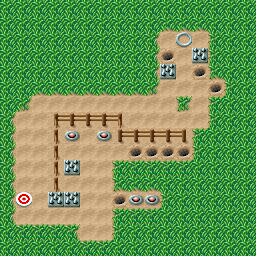

Tiled map render using the project's own tile images. Description and the map definition, with tile-layer contents summarised, below:
An orthogonal 16x16 tile map with 16x16 px tiles, 3 tile layers (Grass, Ground, Wall), 2 tilesets and 77 objects (8x Carrot, 5x Trap, 2_Rotate_1_Y, 2_Rotate_1_X, 2_Rotate_2_Y, ...).

<map version="1.10" tiledversion="1.10.2" orientation="orthogonal" renderorder="right-down" width="16" height="16" tilewidth="16" tileheight="16" infinite="0" nextlayerid="394" nextobjectid="1485">
 <properties>
  <property name="excalibur" type="bool" value="true" />
 </properties>
 <tileset firstgid="1" name="tileset" tilewidth="16" tileheight="16" tilecount="48" columns="8">
  <image source="1level.png" width="128" height="96" />
 </tileset>
 <tileset firstgid="49" name="tile_finish" tilewidth="16" tileheight="16" tilecount="4" columns="4">
  <image source="tile_finish.png" width="64" height="16" />
  <tile id="0">
   <animation>
    <frame tileid="0" duration="90" />
    <frame tileid="1" duration="90" />
    <frame tileid="2" duration="90" />
    <frame tileid="3" duration="90" />
   </animation>
  </tile>
 </tileset>
 <layer id="367" name="Grass" width="16" height="16">
  <data>[256 cells, 120 non-empty, 1 distinct tile ids]</data>
 </layer>
 <layer id="366" name="Ground" width="16" height="16">
  <data>[256 cells, 72 non-empty, 6 distinct tile ids]</data>
 </layer>
 <layer id="368" name="Wall" width="16" height="16">
  <data>[256 cells, 64 non-empty, 15 distinct tile ids]</data>
 </layer>
 <objectgroup id="369" name="Carrots">
  <object id="1407" name="Carrot" gid="20" x="176" y="160" width="16" height="16">
   <properties>
    <property name="CollisionType" value="Passive" />
   </properties>
  </object>
  <object id="1408" name="Carrot" gid="20" x="208" y="96" width="16" height="16">
   <properties>
    <property name="CollisionType" value="Passive" />
   </properties>
  </object>
  <object id="1409" name="Carrot" gid="20" x="192" y="80" width="16" height="16">
   <properties>
    <property name="CollisionType" value="Passive" />
   </properties>
  </object>
  <object id="1410" name="Carrot" gid="20" x="160" y="64" width="16" height="16">
   <properties>
    <property name="CollisionType" value="Passive" />
   </properties>
  </object>
  <object id="1411" name="Carrot" gid="20" x="160" y="160" width="16" height="16">
   <properties>
    <property name="CollisionType" value="Passive" />
   </properties>
  </object>
  <object id="1412" name="Carrot" gid="20" x="144" y="160" width="16" height="16">
   <properties>
    <property name="CollisionType" value="Passive" />
   </properties>
  </object>
  <object id="1413" name="Carrot" gid="20" x="128" y="160" width="16" height="16">
   <properties>
    <property name="CollisionType" value="Passive" />
   </properties>
  </object>
  <object id="1414" name="Carrot" gid="20" x="112" y="208" width="16" height="16">
   <properties>
    <property name="CollisionType" value="Passive" />
   </properties>
  </object>
 </objectgroup>
 <objectgroup id="370" name="2_Rotate">
  <properties>
   <property name="array" value="2_Rotate_1_Y=Y,2_Rotate_1_X=X" />
   <property name="coords" value="11x3" />
   <property name="excalibur" type="bool" value="true" />
   <property name="state" value="X" />
   <property name="x" value="11" />
   <property name="y" value="3" />
  </properties>
  <object id="1416" name="2_Rotate_1_Y" gid="30" x="176" y="64" width="16" height="16" />
  <object id="1415" name="2_Rotate_1_X" gid="29" x="176" y="64" width="16" height="16">
   <properties>
    <property name="CollisionType" value="Passive" />
   </properties>
  </object>
 </objectgroup>
 <objectgroup id="371" name="2_Rotate">
  <properties>
   <property name="array" value="2_Rotate_2_Y=Y,2_Rotate_2_X=X" />
   <property name="coords" value="11x4" />
   <property name="excalibur" type="bool" value="true" />
   <property name="state" value="X" />
   <property name="x" value="11" />
   <property name="y" value="4" />
  </properties>
  <object id="1417" name="2_Rotate_2_Y" gid="30" x="176" y="80" width="16" height="16" />
  <object id="1418" name="2_Rotate_2_X" gid="29" x="176" y="80" width="16" height="16">
   <properties>
    <property name="CollisionType" value="Passive" />
   </properties>
  </object>
 </objectgroup>
 <objectgroup id="372" name="2_Rotate">
  <properties>
   <property name="array" value="2_Rotate_3_Y=Y,2_Rotate_3_X=X" />
   <property name="coords" value="12x6" />
   <property name="excalibur" type="bool" value="true" />
   <property name="state" value="Y" />
   <property name="x" value="12" />
   <property name="y" value="6" />
  </properties>
  <object id="1421" name="2_Rotate_3_X" gid="29" x="192" y="112" width="16" height="16">
   <properties>
    <property name="CollisionType" value="Passive" />
   </properties>
  </object>
  <object id="1420" name="2_Rotate_3_Y" gid="30" x="192" y="112" width="16" height="16" />
 </objectgroup>
 <objectgroup id="373" name="2_Rotate">
  <properties>
   <property name="array" value="2_Rotate_4_Y=Y,2_Rotate_4_X=X" />
   <property name="coords" value="11x7" />
   <property name="excalibur" type="bool" value="true" />
   <property name="state" value="X" />
   <property name="x" value="11" />
   <property name="y" value="7" />
  </properties>
  <object id="1423" name="2_Rotate_4_Y" gid="30" x="176" y="128" width="16" height="16" />
  <object id="1422" name="2_Rotate_4_X" gid="29" x="176" y="128" width="16" height="16">
   <properties>
    <property name="CollisionType" value="Passive" />
   </properties>
  </object>
 </objectgroup>
 <objectgroup id="374" name="2_Rotate">
  <properties>
   <property name="array" value="2_Rotate_5_Y=Y,2_Rotate_5_X=X" />
   <property name="coords" value="10x7" />
   <property name="excalibur" type="bool" value="true" />
   <property name="state" value="X" />
   <property name="x" value="10" />
   <property name="y" value="7" />
  </properties>
  <object id="1424" name="2_Rotate_5_Y" gid="30" x="160" y="128" width="16" height="16" />
  <object id="1425" name="2_Rotate_5_X" gid="29" x="160" y="128" width="16" height="16">
   <properties>
    <property name="CollisionType" value="Passive" />
   </properties>
  </object>
 </objectgroup>
 <objectgroup id="375" name="2_Rotate">
  <properties>
   <property name="array" value="2_Rotate_6_Y=Y,2_Rotate_6_X=X" />
   <property name="coords" value="3x13" />
   <property name="excalibur" type="bool" value="true" />
   <property name="state" value="X" />
   <property name="x" value="3" />
   <property name="y" value="13" />
  </properties>
  <object id="1426" name="2_Rotate_6_Y" gid="30" x="48" y="224" width="16" height="16" />
  <object id="1427" name="2_Rotate_6_X" gid="29" x="48" y="224" width="16" height="16">
   <properties>
    <property name="CollisionType" value="Passive" />
   </properties>
  </object>
 </objectgroup>
 <objectgroup id="376" name="2_Rotate">
  <properties>
   <property name="array" value="2_Rotate_7_Y=Y,2_Rotate_7_X=X" />
   <property name="coords" value="4x13" />
   <property name="excalibur" type="bool" value="true" />
   <property name="state" value="X" />
   <property name="x" value="4" />
   <property name="y" value="13" />
  </properties>
  <object id="1428" name="2_Rotate_7_Y" gid="30" x="64" y="224" width="16" height="16" />
  <object id="1429" name="2_Rotate_7_X" gid="29" x="64" y="224" width="16" height="16">
   <properties>
    <property name="CollisionType" value="Passive" />
   </properties>
  </object>
 </objectgroup>
 <objectgroup id="377" name="2_Rotate">
  <properties>
   <property name="array" value="2_Rotate_8_Y=Y,2_Rotate_8_X=X" />
   <property name="coords" value="6x13" />
   <property name="excalibur" type="bool" value="true" />
   <property name="state" value="Y" />
   <property name="x" value="6" />
   <property name="y" value="13" />
  </properties>
  <object id="1431" name="2_Rotate_8_X" gid="29" x="96" y="224" width="16" height="16">
   <properties>
    <property name="CollisionType" value="Passive" />
   </properties>
  </object>
  <object id="1430" name="2_Rotate_8_Y" gid="30" x="96" y="224" width="16" height="16" />
 </objectgroup>
 <objectgroup id="378" name="2_Rotate">
  <properties>
   <property name="array" value="2_Rotate_9_Y=Y,2_Rotate_9_X=X" />
   <property name="coords" value="6x11" />
   <property name="excalibur" type="bool" value="true" />
   <property name="state" value="Y" />
   <property name="x" value="6" />
   <property name="y" value="11" />
  </properties>
  <object id="1432" name="2_Rotate_9_X" gid="29" x="96" y="192" width="16" height="16">
   <properties>
    <property name="CollisionType" value="Passive" />
   </properties>
  </object>
  <object id="1433" name="2_Rotate_9_Y" gid="30" x="96" y="192" width="16" height="16" />
 </objectgroup>
 <objectgroup id="379" name="2_Rotate">
  <properties>
   <property name="array" value="2_Rotate_10_Y=Y,2_Rotate_10_X=X" />
   <property name="coords" value="5x11" />
   <property name="excalibur" type="bool" value="true" />
   <property name="state" value="Y" />
   <property name="x" value="5" />
   <property name="y" value="11" />
  </properties>
  <object id="1434" name="2_Rotate_10_X" gid="29" x="80" y="192" width="16" height="16">
   <properties>
    <property name="CollisionType" value="Passive" />
   </properties>
  </object>
  <object id="1435" name="2_Rotate_10_Y" gid="30" x="80" y="192" width="16" height="16" />
 </objectgroup>
 <objectgroup id="380" name="2_Rotate">
  <properties>
   <property name="array" value="2_Rotate_11_Y=Y,2_Rotate_11_X=X" />
   <property name="coords" value="5x10" />
   <property name="excalibur" type="bool" value="true" />
   <property name="state" value="X" />
   <property name="x" value="5" />
   <property name="y" value="10" />
  </properties>
  <object id="1437" name="2_Rotate_11_Y" gid="30" x="80" y="176" width="16" height="16" />
  <object id="1436" name="2_Rotate_11_X" gid="29" x="80" y="176" width="16" height="16">
   <properties>
    <property name="CollisionType" value="Passive" />
   </properties>
  </object>
 </objectgroup>
 <objectgroup id="381" name="Camera">
  <object id="1438" name="player-start" x="184" y="40">
   <point />
  </object>
 </objectgroup>
 <objectgroup id="382" name="4_Rotate">
  <properties>
   <property name="array" value="4_Rotate_1_1=1,4_Rotate_1_2=2,4_Rotate_1_3=3,4_Rotate_1_4=4" />
   <property name="coords" value="11x5" />
   <property name="excalibur" type="bool" value="true" />
   <property name="state" value="4" />
   <property name="x" value="11" />
   <property name="y" value="5" />
  </properties>
  <object id="1439" name="4_Rotate_1_1" gid="25" x="176" y="96" width="16" height="16">
   <properties>
    <property name="CollisionType" value="Passive" />
   </properties>
  </object>
  <object id="1440" name="4_Rotate_1_2" gid="26" x="176" y="96" width="16" height="16" />
  <object id="1441" name="4_Rotate_1_3" gid="27" x="176" y="96" width="16" height="16" />
  <object id="1442" name="4_Rotate_1_4" gid="28" x="176" y="96" width="16" height="16" />
 </objectgroup>
 <objectgroup id="393" name="Finish">
  <object id="1484" name="Finish" gid="45" x="16" y="208" width="16" height="16">
   <properties>
    <property name="CollisionType" value="Passive" />
   </properties>
  </object>
 </objectgroup>
 <objectgroup id="383" name=" 4_Rotate">
  <properties>
   <property name="array" value="4_Rotate_2_1=1,4_Rotate_2_2=2,4_Rotate_2_3=3,4_Rotate_2_4=4" />
   <property name="coords" value="12x5" />
   <property name="excalibur" type="bool" value="true" />
   <property name="state" value="3" />
   <property name="x" value="12" />
   <property name="y" value="5" />
  </properties>
  <object id="1443" name="4_Rotate_2_1" gid="25" x="192" y="96" width="16" height="16">
   <properties>
    <property name="CollisionType" value="Passive" />
   </properties>
  </object>
  <object id="1444" name="4_Rotate_2_2" gid="26" x="192" y="96" width="16" height="16" />
  <object id="1446" name="4_Rotate_2_4" gid="28" x="192" y="96" width="16" height="16" />
  <object id="1445" name="4_Rotate_2_3" gid="27" x="192" y="96" width="16" height="16" />
 </objectgroup>
 <objectgroup id="384" name="4_Rotate">
  <properties>
   <property name="array" value="4_Rotate_3_1=1,4_Rotate_3_2=2,4_Rotate_3_3=3,4_Rotate_3_4=4" />
   <property name="coords" value="12x7" />
   <property name="excalibur" type="bool" value="true" />
   <property name="state" value="3" />
   <property name="x" value="12" />
   <property name="y" value="7" />
  </properties>
  <object id="1447" name="4_Rotate_3_1" gid="25" x="192" y="128" width="16" height="16">
   <properties>
    <property name="CollisionType" value="Passive" />
   </properties>
  </object>
  <object id="1448" name="4_Rotate_3_2" gid="26" x="192" y="128" width="16" height="16" />
  <object id="1449" name="4_Rotate_3_4" gid="28" x="192" y="128" width="16" height="16" />
  <object id="1450" name="4_Rotate_3_3" gid="27" x="192" y="128" width="16" height="16" />
 </objectgroup>
 <objectgroup id="385" name="4_Rotate">
  <properties>
   <property name="array" value="4_Rotate_4_1=1,4_Rotate_4_2=2,4_Rotate_4_3=3,4_Rotate_4_4=4" />
   <property name="coords" value="6x10" />
   <property name="excalibur" type="bool" value="true" />
   <property name="state" value="2" />
   <property name="x" value="6" />
   <property name="y" value="10" />
  </properties>
  <object id="1451" name="4_Rotate_4_1" gid="25" x="96" y="176" width="16" height="16">
   <properties>
    <property name="CollisionType" value="Passive" />
   </properties>
  </object>
  <object id="1453" name="4_Rotate_4_4" gid="28" x="96" y="176" width="16" height="16" />
  <object id="1454" name="4_Rotate_4_3" gid="27" x="96" y="176" width="16" height="16" />
  <object id="1452" name="4_Rotate_4_2" gid="26" x="96" y="176" width="16" height="16" />
 </objectgroup>
 <objectgroup id="386" name="4_Rotate">
  <properties>
   <property name="array" value="4_Rotate_5_1=1,4_Rotate_5_2=2,4_Rotate_5_3=3,4_Rotate_5_4=4" />
   <property name="coords" value="6x12" />
   <property name="excalibur" type="bool" value="true" />
   <property name="state" value="3" />
   <property name="x" value="6" />
   <property name="y" value="12" />
  </properties>
  <object id="1455" name="4_Rotate_5_1" gid="25" x="96" y="208" width="16" height="16">
   <properties>
    <property name="CollisionType" value="Passive" />
   </properties>
  </object>
  <object id="1456" name="4_Rotate_5_4" gid="28" x="96" y="208" width="16" height="16" />
  <object id="1458" name="4_Rotate_5_2" gid="26" x="96" y="208" width="16" height="16" />
  <object id="1457" name="4_Rotate_5_3" gid="27" x="96" y="208" width="16" height="16" />
 </objectgroup>
 <objectgroup id="387" name="4_Rotate">
  <properties>
   <property name="array" value="4_Rotate_6_1=1,4_Rotate_6_2=2,4_Rotate_6_3=3,4_Rotate_6_4=4" />
   <property name="coords" value="5x12" />
   <property name="excalibur" type="bool" value="true" />
   <property name="state" value="3" />
   <property name="x" value="5" />
   <property name="y" value="12" />
  </properties>
  <object id="1459" name="4_Rotate_6_1" gid="25" x="80" y="208" width="16" height="16">
   <properties>
    <property name="CollisionType" value="Passive" />
   </properties>
  </object>
  <object id="1460" name="4_Rotate_6_4" gid="28" x="80" y="208" width="16" height="16" />
  <object id="1461" name="4_Rotate_6_2" gid="26" x="80" y="208" width="16" height="16" />
  <object id="1462" name="4_Rotate_6_3" gid="27" x="80" y="208" width="16" height="16" />
 </objectgroup>
 <objectgroup id="388" name="4_Rotate">
  <properties>
   <property name="array" value="4_Rotate_7_1=1,4_Rotate_7_2=2,4_Rotate_7_3=3,4_Rotate_7_4=4" />
   <property name="coords" value="6x14" />
   <property name="excalibur" type="bool" value="true" />
   <property name="state" value="3" />
   <property name="x" value="6" />
   <property name="y" value="14" />
  </properties>
  <object id="1463" name="4_Rotate_7_1" gid="25" x="96" y="240" width="16" height="16">
   <properties>
    <property name="CollisionType" value="Passive" />
   </properties>
  </object>
  <object id="1464" name="4_Rotate_7_4" gid="28" x="96" y="240" width="16" height="16" />
  <object id="1465" name="4_Rotate_7_2" gid="26" x="96" y="240" width="16" height="16" />
  <object id="1466" name="4_Rotate_7_3" gid="27" x="96" y="240" width="16" height="16" />
 </objectgroup>
 <objectgroup id="389" name="4_Rotate">
  <properties>
   <property name="array" value="4_Rotate_8_1=1,4_Rotate_8_2=2,4_Rotate_8_3=3,4_Rotate_8_4=4" />
   <property name="coords" value="5x14" />
   <property name="excalibur" type="bool" value="true" />
   <property name="state" value="4" />
   <property name="x" value="5" />
   <property name="y" value="14" />
  </properties>
  <object id="1467" name="4_Rotate_8_1" gid="25" x="80" y="240" width="16" height="16">
   <properties>
    <property name="CollisionType" value="Passive" />
   </properties>
  </object>
  <object id="1469" name="4_Rotate_8_2" gid="26" x="80" y="240" width="16" height="16" />
  <object id="1470" name="4_Rotate_8_3" gid="27" x="80" y="240" width="16" height="16" />
  <object id="1468" name="4_Rotate_8_4" gid="28" x="80" y="240" width="16" height="16" />
 </objectgroup>
 <objectgroup id="390" name="4_Rotate">
  <properties>
   <property name="array" value="4_Rotate_9_1=1,4_Rotate_9_2=2,4_Rotate_9_3=3,4_Rotate_9_4=4" />
   <property name="coords" value="5x13" />
   <property name="excalibur" type="bool" value="true" />
   <property name="state" value="2" />
   <property name="x" value="5" />
   <property name="y" value="13" />
  </properties>
  <object id="1471" name="4_Rotate_9_1" gid="25" x="80" y="224" width="16" height="16">
   <properties>
    <property name="CollisionType" value="Passive" />
   </properties>
  </object>
  <object id="1473" name="4_Rotate_9_3" gid="27" x="80" y="224" width="16" height="16" />
  <object id="1474" name="4_Rotate_9_4" gid="28" x="80" y="224" width="16" height="16" />
  <object id="1472" name="4_Rotate_9_2" gid="26" x="80" y="224" width="16" height="16" />
 </objectgroup>
 <objectgroup id="391" name="Traps">
  <object id="1475" name="Trap" gid="31" x="64" y="176" width="16" height="16">
   <properties>
    <property name="CollisionType" value="Passive" />
   </properties>
  </object>
  <object id="1476" name="Trap" gid="31" x="64" y="208" width="16" height="16">
   <properties>
    <property name="CollisionType" value="Passive" />
   </properties>
  </object>
  <object id="1477" name="Trap" gid="31" x="48" y="208" width="16" height="16">
   <properties>
    <property name="CollisionType" value="Passive" />
   </properties>
  </object>
  <object id="1478" name="Trap" gid="31" x="192" y="64" width="16" height="16">
   <properties>
    <property name="CollisionType" value="Passive" />
   </properties>
  </object>
  <object id="1479" name="Trap" gid="31" x="160" y="80" width="16" height="16">
   <properties>
    <property name="CollisionType" value="Passive" />
   </properties>
  </object>
 </objectgroup>
 <objectgroup id="392" name="RotateButtons">
  <properties>
   <property name="array" value="RotateButton1=true,RotateButton2=false,RotateButton3=false,RotateButton4=true" />
  </properties>
  <object id="1480" name="RotateButton1" gid="23" x="144" y="208" width="16" height="16" />
  <object id="1481" name="RotateButton2" gid="23" x="128" y="208" width="16" height="16" />
  <object id="1482" name="RotateButton3" gid="23" x="96" y="144" width="16" height="16" />
  <object id="1483" name="RotateButton4" gid="23" x="64" y="144" width="16" height="16" />
 </objectgroup>
</map>
